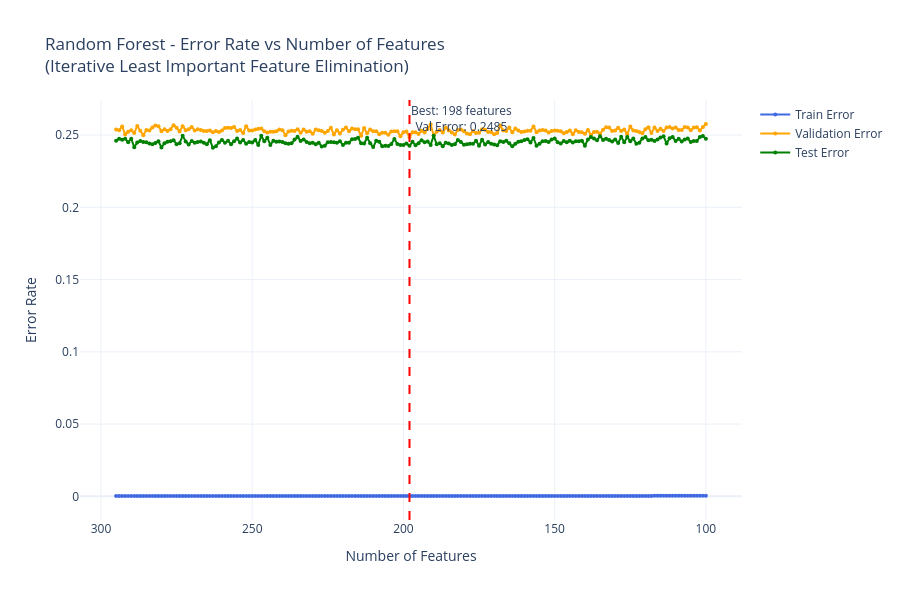

Notebook code cell kept with this figure:
### Code cell
# Plot Errors
fig = go.Figure()

fig.add_trace(go.Scatter(
    x=n_features_list, y=train_errors,
    mode='lines+markers', name='Train Error',
    line=dict(color='royalblue', width=2),
    marker=dict(size=4)
))

fig.add_trace(go.Scatter(
    x=n_features_list, y=val_errors,
    mode='lines+markers', name='Validation Error',
    line=dict(color='orange', width=2),
    marker=dict(size=4)
))

fig.add_trace(go.Scatter(
    x=n_features_list, y=test_errors,
    mode='lines+markers', name='Test Error',
    line=dict(color='green', width=2),
    marker=dict(size=4)
))

# Mark the best validation error point
best_val_idx = np.argmin(val_errors)
best_n_features = n_features_list[best_val_idx]
best_val_error = val_errors[best_val_idx]

fig.add_vline(
    x=best_n_features, 
    line_dash='dash', 
    line_color='red',
    annotation_text=f'Best: {best_n_features} features<br>Val Error: {best_val_error:.4f}',
    annotation_position='top right'
)

fig.update_layout(
    title='Random Forest - Error Rate vs Number of Features<br>(Iterative Least Important Feature Elimination)',
    xaxis_title='Number of Features',
    yaxis_title='Error Rate',
    template='plotly_white',
    height=600,
    hovermode='x unified'
)

fig.update_xaxes(autorange='reversed')  # Reverse so we go from many to few features

fig.show()

print(f"\n{'='*60}")
print(f"RESULTS SUMMARY")
print(f"{'='*60}")
print(f"Baseline (all {n_features} features):")
print(f"  Train Error: {train_errors[0]:.4f}")
print(f"  Val Error:   {val_errors[0]:.4f}")
print(f"  Test Error:  {test_errors[0]:.4f}")
print(f"\nBest Configuration ({best_n_features} features):")
print(f"  Train Error: {train_errors[best_val_idx]:.4f}")
print(f"  Val Error:   {val_errors[best_val_idx]:.4f}")
print(f"  Test Error:  {test_errors[best_val_idx]:.4f}")
print(f"\nImprovement:")
print(f"  Val Error Change:  {val_errors[0] - best_val_error:+.4f}")
print(f"  Test Error Change: {test_errors[0] - test_errors[best_val_idx]:+.4f}")
print(f"  Features Removed:  {n_features - best_n_features}")

### Figure 1 — Plotly figure (JSON) as saved in the notebook; plotly's stock layout.template omitted (floating-point values rounded to 4 significant figures; data arrays with more than 128 entries replaced by an {"elided": "..."} marker saying what was removed)
{"data": [{"line": {"color": "royalblue", "width": 2}, "marker": {"size": 4}, "mode": "lines+markers", "name": "Train Error", "type": "scatter", "x": {"elided": "196 int values"}, "y": {"elided": "196 float values"}}, {"line": {"color": "orange", "width": 2}, "marker": {"size": 4}, "mode": "lines+markers", "name": "Validation Error", "type": "scatter", "x": {"elided": "196 int values"}, "y": {"elided": "196 float values"}}, {"line": {"color": "green", "width": 2}, "marker": {"size": 4}, "mode": "lines+markers", "name": "Test Error", "type": "scatter", "x": {"elided": "196 int values"}, "y": {"elided": "196 float values"}}], "layout": {"annotations": [{"showarrow": false, "text": "Best: 198 features<br>Val Error: 0.2485", "x": 198, "xanchor": "left", "xref": "x", "y": 1, "yanchor": "top", "yref": "y domain"}], "height": 600, "hovermode": "x unified", "shapes": [{"line": {"color": "red", "dash": "dash"}, "type": "line", "x0": 198, "x1": 198, "xref": "x", "y0": 0, "y1": 1, "yref": "y domain"}], "title": {"text": "Random Forest - Error Rate vs Number of Features<br>(Iterative Least Important Feature Elimination)"}, "xaxis": {"autorange": "reversed", "title": {"text": "Number of Features"}}, "yaxis": {"title": {"text": "Error Rate"}}}}
